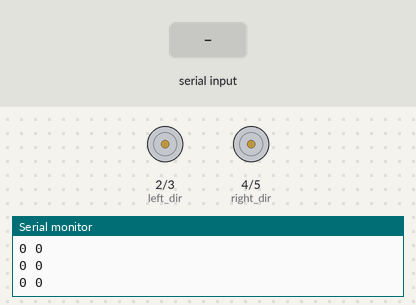
The sketch below on a simulated Arduino Uno, built with avr-gcc and run on an emulated ATmega328P. On the bench: direction and speed pins drawn as motors (green arrow = direction pin HIGH = forward, orange = LOW = backward, longer = more drive), the last lines printed to the serial monitor. The test bench sets the inputs (shaded band).

Above: at 1.2 s.
1.3 s: "90,45\n" received over Serial
At 2.0 s:
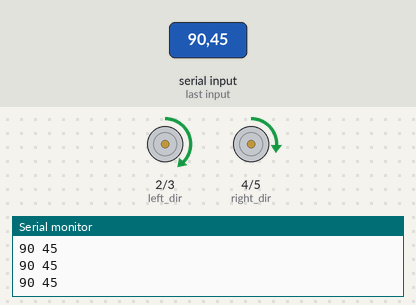
2.8 s: "5\n" received over Serial
At 4.0 s:
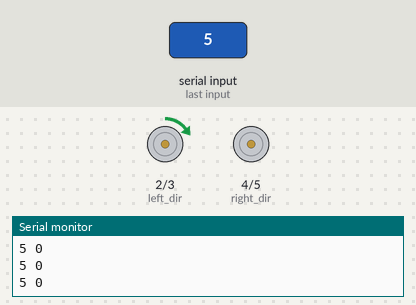
4.3 s: "30,150\n" received over Serial
At 5.5 s:
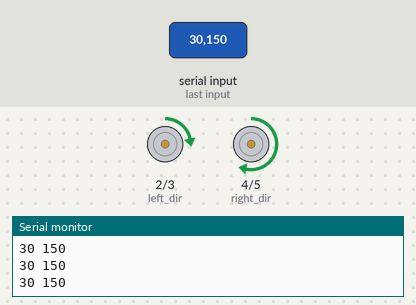
5.8 s: "90\n" received over Serial
At 6.6 s:
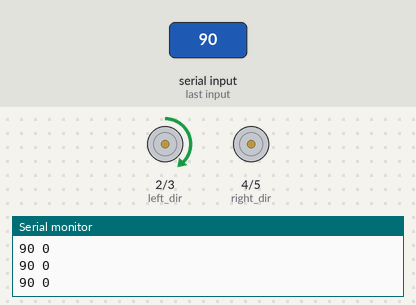
7.3 s: "1,90\n" received over Serial
At 7.7 s:
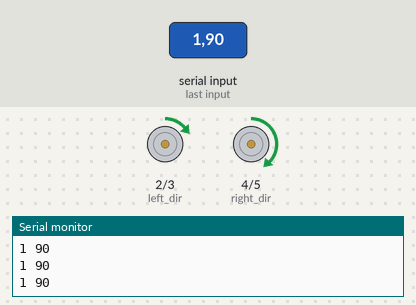
8.8 s: "200\n" received over Serial
At 10.1 s:
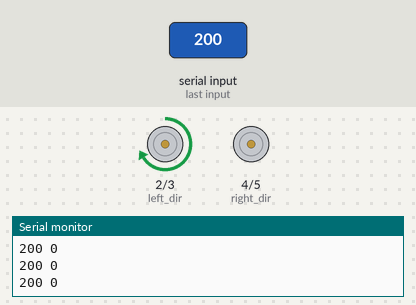
Timing chart, 0 to 11.3 s (numbered marks = the images above; inputs shaded):
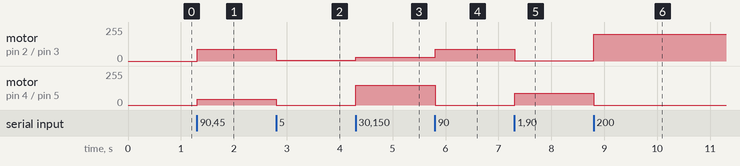

The sketch:

motor_driver.ino
```cpp
String data;
int l_rpm, r_rpm;
const int left_dir = 2;
const int right_dir = 4;
const int left_pwm_pin = 3;
const int right_pwm_pin = 5;


void setup() {
  Serial.begin(9600);
  pinMode(left_dir, OUTPUT);
  pinMode(right_dir, OUTPUT);
}

void loop() {
  if (Serial.available() > 0) {
    data = Serial.readStringUntil('\n');
    String part01 = getValue(data,',',0);
    String part02 = getValue(data,',',1);
    l_rpm = part01.toInt();
    r_rpm = part02.toInt();
    motor_control(l_rpm, r_rpm);

 }
 Serial.print(l_rpm);
 Serial.print(" ");
 Serial.print(r_rpm);
 Serial.println(" ");

}


void motor_control(int l_rpm, int r_rpm){
  digitalWrite(left_dir,1);
  analogWrite(left_pwm_pin, l_rpm);
  digitalWrite(right_dir,1);
  analogWrite(right_pwm_pin, r_rpm);
}

String getValue(String data, char separator, int index)
{
  int found = 0;
  int strIndex[] = {0, -1};
  int maxIndex = data.length()-1;

  for(int i=0; i<=maxIndex && found<=index; i++){
    if(data.charAt(i)==separator || i==maxIndex){
        found++;
        strIndex[0] = strIndex[1]+1;
        strIndex[1] = (i == maxIndex) ? i+1 : i;
    }
  }

  return found>index ? data.substring(strIndex[0], strIndex[1]) : "";
}
```

Measured:
- after the input at 1.3 s, motor on pin 2 (left_dir) / pin 3 (left_pwm_pin): stopped → forward 90/255 at once; motor on pin 4 (right_dir) / pin 5 (right_pwm_pin): stopped → forward 45/255 at once
- after the input at 2.8 s, motor on pin 2 (left_dir) / pin 3 (left_pwm_pin): forward 90/255 → forward 5/255 at once; motor on pin 4 (right_dir) / pin 5 (right_pwm_pin): forward 45/255 → stopped at once
- after the input at 4.3 s, motor on pin 2 (left_dir) / pin 3 (left_pwm_pin): forward 5/255 → forward 30/255 at once; motor on pin 4 (right_dir) / pin 5 (right_pwm_pin): stopped → forward 150/255 at once
- after the input at 5.8 s, motor on pin 2 (left_dir) / pin 3 (left_pwm_pin): forward 30/255 → forward 90/255 at once; motor on pin 4 (right_dir) / pin 5 (right_pwm_pin): forward 150/255 → stopped at once
- after the input at 7.3 s, motor on pin 2 (left_dir) / pin 3 (left_pwm_pin): forward 90/255 → forward 1/255 at once; motor on pin 4 (right_dir) / pin 5 (right_pwm_pin): stopped → forward 90/255 at once
- after the input at 8.8 s, motor on pin 2 (left_dir) / pin 3 (left_pwm_pin): forward 1/255 → forward 200/255 at once; motor on pin 4 (right_dir) / pin 5 (right_pwm_pin): forward 90/255 → stopped at once
